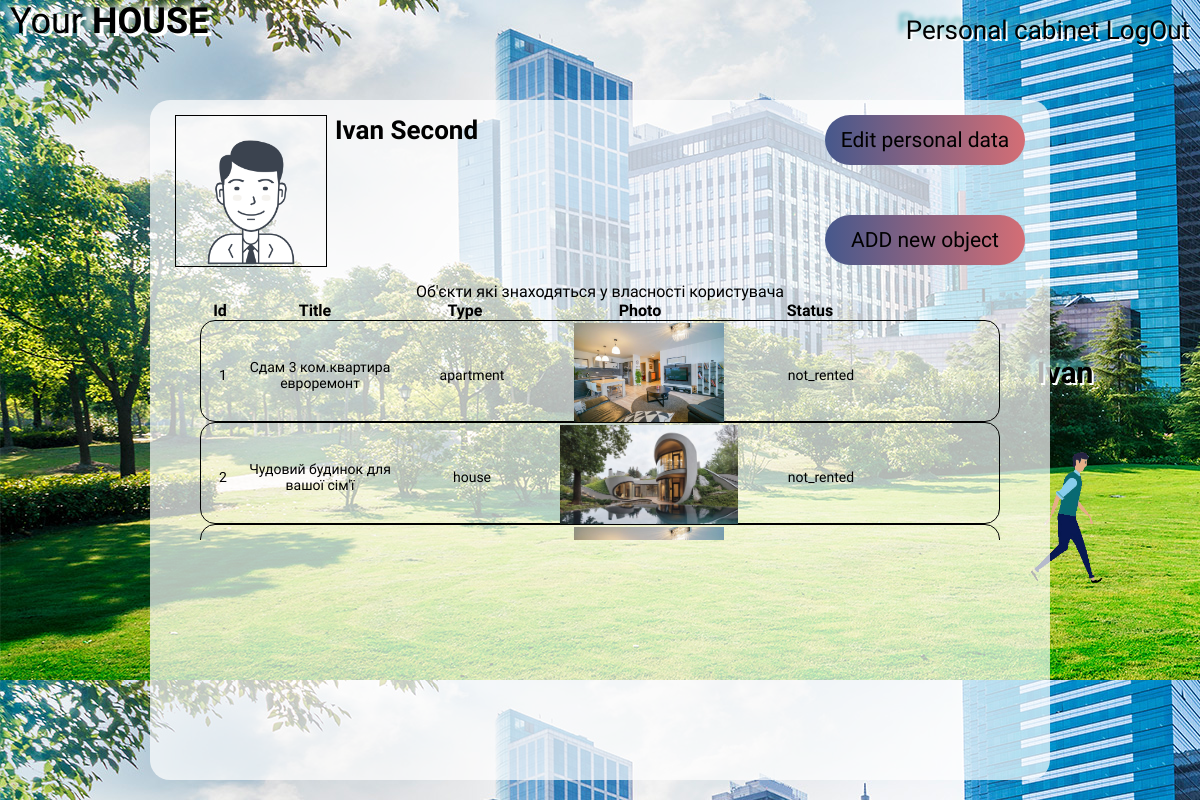
/pages/investor_cabinet.php (signed in), run on the app's committed database.
### tables this page shows
CREATE TABLE `objects` (
  `id` int(11) NOT NULL,
  `title` varchar(255) NOT NULL,
  `type` enum('apartment','house') NOT NULL,
  `description` text NOT NULL,
  `images` text NOT NULL,
  `adress` text NOT NULL,
  `price_rent` int(11) NOT NULL,
  `price_buy` int(11) NOT NULL,
  `status` enum('rented','not_rented','') NOT NULL,
  `id_user_rented` int(255) NOT NULL,
  `owner_by` enum('investor','client','') NOT NULL
);

### modules/objects/object_list_Investor.php (the view)
 <?php
    $sql = "SELECT * FROM `object_owner` WHERE `id_owner` = " . $user_in["id"];
    $result = mysqli_query($connect, $sql);
    $col_rows = mysqli_num_rows($result);
    for ($i = 0; $i < $col_rows ; $i++) {
        $number_object = mysqli_fetch_assoc($result);
        $new_sql = "SELECT * FROM `objects` WHERE `id` = " . $number_object["id_object"];
        $new_result = mysqli_query($connect, $new_sql);
        $object = mysqli_fetch_assoc($new_result);
        ?>
        <tr data-id=<?php echo $object["id"]?> onclick="openObjectId(this, <?php echo $object['id']?>)">
            <td class="list_id"><?php echo $object["id"]?></td>
            <td class="list_title"><?php echo $object["title"]?></td>
            <td class="list_type"><?php echo $object["type"]?></td>
            <td class="list_img">
                <img src="<?php echo $object["images"]?>" alt="">
            </td>
            <td class="list_status">
                <?php
                    if ($object["status"] == "") {
                        echo "Новий об'єкт";
                    } else {
                        echo $object["status"];
                    }
                ?>
            </td>
        </tr>
        <?php
    }
?>

### pages/investor_cabinet.php (shortened to what this page needs)
<?php
    include $_SERVER["DOCUMENT_ROOT"] . "/configs/db.php";
?>
<!DOCTYPE html>
<html lang="en">
<head>
    <link rel="stylesheet" type="text/css" href="../css/style_header.css">
    <link rel="stylesheet" type="text/css" href="../css/style_content.css">
    <link rel="stylesheet" type="text/css" href="../css/style_inv_cab.css">
    <link rel="stylesheet" type="text/css" href="../css/style_modal_edit_personal_data.css">
    <link rel="stylesheet" type="text/css" href="../css/style_modal_add_new_object.css">
</head>
<body>
    <?php include $_SERVER["DOCUMENT_ROOT"] . "/parts_of_site/header.php"; ?>
    <div class="content" id="cab_content">
        <div id="inv_owner">
            <img src="<?php echo $user_in["photo"];?>" alt="1">
            <h2><?php echo $user_in["first_name"] . " " . $user_in["second_name"] ?></h2>
            <button id="btn_edit_data">Edit personal data</button>
            <button id="btn_add_new_object">ADD new object</button>
        </div>
        <div id="object_in_owner">
            <table class="flexy">
                <caption>Об'єкти які знаходяться у власності користувача</caption>
                <thead>
                    <tr>
                        <th class="list_id">Id</th>
                        <th class="list_title">Title</th>
                        <th class="list_type">Type</th>
                        <th class="list_img">Photo</th>
                        <th class="list_status">Status</th>
                    </tr>
                </thead>
                <tbody>
                    <?php
                        include $_SERVER["DOCUMENT_ROOT"] . "/modules/objects/object_list_investor.php";
                    ?>
                </tbody>
            </table>
        </div>
    </div>
</body>
</html>

### parts_of_site/header.php (shortened to what this page needs)
<?php
    if (isset($_COOKIE["user"])) {
        $user_in = unserialize($_COOKIE["user"]);
    }
?>
<div id="header" >
    <div id="logo_title">
        <a href="/">
            <span id="title_site">Your <b>HOUSE</b></span>
        </a>
    </div>
    <div id="nav_panel">
        <?php
        if (isset($user_in)) {
            if ($user_in["type"] == "investor") {
                ?>
                <img src="../images/header/un_investor.gif" alt="">
                <span id="name_user"><?php echo $user_in["first_name"];?></span>
                <a href="../pages/investor_cabinet.php">
                    <span>Personal cabinet</span>
                </a>
                <?php
            } else {
                ?>
                <img src="../images/header/un_client.gif" alt="">
                <span id="name_user"><?php echo $user_in["first_name"];?></span>
                <a href="../pages/client_cabinet.php">
                    <span>Personal cabinet</span>
                </a>
                <?php
            }
            ?>
            <a href="../modules/users/log_out.php">
                <span>LogOut</span>
            </a>
            <?php
        }
        ?>
    </div>
</div>

### css/style_header.css (style rules this page uses)
* { margin: 0; padding: 0; }
html { height: 100%; }
body { height: 100%; background-image: url(/images/home.jpg); font-family: "Sriracha", cursive; }
#header { height: 100px; position: relative; }
#header a { text-decoration: none; color: black; }
#header #logo_title { display: block; top: 0px; left: 10px; position: absolute; padding-right: 10px; text-shadow: -8px -3px 6px white, 4px 3px 0em rgb(255, 255, 255); }
#header #title_site { width: 200px; font-size: 36px; font-family: "Sriracha", cursive; border-radius: 10px; }
#header #nav_panel { display: block; font-family: "Sriracha", cursive; position: absolute; right: 10px; top: 15px; font-size: 26px; text-shadow: -8px -7px 5px #4db1bb, 2px 2px 0em rgb(255 255 255); }
#header #nav_panel img { width: 250px; position: absolute; top: 400px; right: -5px; }
#header #name_user { font-weight: 700; width: 250px; position: absolute; top: 340px; right: 0px; font-size: 30px; text-align: center; }

### css/style_content.css (style rules this page uses)
.content { display: block; margin: 0 auto; height: calc(100% - 120px); width: 900px; background: rgb(255 255 255 / 70%); border-radius: 20px; overflow: hidden; position: relative; }
.flexy { display: block; width: calc(100% - 50px); height: 100%; margin: 0 auto; }
.flexy thead { display: flex; flex-flow: row; }
.flexy thead tr { padding-right: 15px; display: flex; width: 100%; align-items: stretch; }
.flexy tbody { display: flex; height: 440px; overflow: auto; flex-flow: row wrap; }
.flexy tbody tr { display: inline-block; width: 100%; text-align: center; vertical-align: middle; border: 1px solid black; border-radius: 5px; }
.flexy .list_id { width: 40px; }
.flexy .list_img { width: 200px; }
.flexy .list_title { width: 150px; }
.flexy tr td img { height: 100px; }

### css/style_inv_cab.css (style rules this page uses)
#inv_owner { display: block; width: calc(100% - 50px); margin: 15px auto 0; position: relative; }
#inv_owner img { display: block; height: 150px; max-width: 150px; border: 1px solid black; }
#inv_owner h2 { display: block; max-width: 150px; position: absolute; top: 0px; left: 160px; font-size: 26px; }
#inv_owner #btn_edit_data { position: absolute; top: 0px; right: 0px; height: 50px; width: 200px; font-size: 21px; cursor: pointer; background: linear-gradient(to right, #46588c, #d46e75); border: 0; outline: none; border-radius: 30px; font-family: "Sriracha", cursive; }
#inv_owner #btn_add_new_object { position: absolute; top: 100px; right: 0px; height: 50px; width: 200px; font-size: 21px; cursor: pointer; background: linear-gradient(to right, #46588c, #d46e75); border: 0; outline: none; border-radius: 30px; font-family: "Sriracha", cursive; }
#object_in_owner { display: block; width: calc(100% - 50px); margin: 15px auto 0; position: relative; }
.flexy { max-height: 280px; }
.flexy tbody { max-height: 220px; }
.flexy caption { display: block; margin: 0 auto; }
.flexy tbody tr { display: inline-block; width: 100%; height: 100px; text-align: center; vertical-align: middle; border-radius: 15px; font-size: 14px; }
.flexy tbody td { height: 100px; }
.flexy .list_id { width: 40px; }
.flexy .list_title { width: 150px; }
.flexy .list_type { width: 150px; }
.flexy .list_status { width: 140px; }

### data on the page
objects: id "1", title "Сдам 3 ком.квартира евроремонт", type "apartment", images (picture), status "not_rented"
objects: id "2", title "Чудовий будинок для вашої сім'ї", type "house", images (picture), status "not_rented"
objects: images (picture)

### other printed values
$user_in["first_name"] "Ivan"
$user_in["second_name"] "Second"
